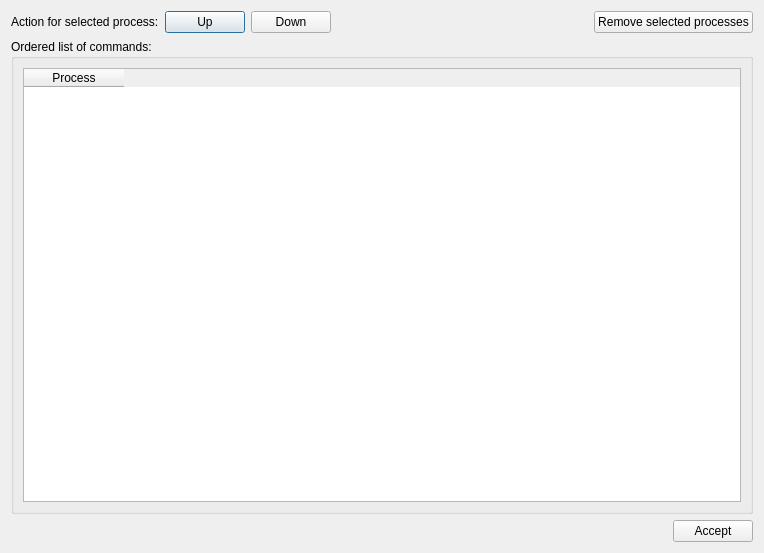
<?xml version="1.0" encoding="UTF-8"?>
<ui version="4.0">
 <class>Dialog</class>
 <widget class="QDialog" name="Dialog">
  <property name="geometry">
   <rect>
    <x>0</x>
    <y>0</y>
    <width>764</width>
    <height>553</height>
   </rect>
  </property>
  <property name="windowTitle">
   <string>Dialog</string>
  </property>
  <layout class="QGridLayout" name="gridLayout_2">
   <item row="0" column="0" colspan="2">
    <layout class="QHBoxLayout" name="horizontalLayout">
     <item>
      <widget class="QLabel" name="label">
       <property name="text">
        <string>Action for selected process:</string>
       </property>
      </widget>
     </item>
     <item>
      <widget class="QPushButton" name="upPushButton">
       <property name="text">
        <string>Up</string>
       </property>
      </widget>
     </item>
     <item>
      <widget class="QPushButton" name="downPushButton">
       <property name="text">
        <string>Down</string>
       </property>
      </widget>
     </item>
     <item>
      <spacer name="horizontalSpacer">
       <property name="orientation">
        <enum>Qt::Horizontal</enum>
       </property>
       <property name="sizeHint" stdset="0">
        <size>
         <width>40</width>
         <height>20</height>
        </size>
       </property>
      </spacer>
     </item>
     <item>
      <widget class="QPushButton" name="removePushButton">
       <property name="text">
        <string>Remove selected processes</string>
       </property>
      </widget>
     </item>
    </layout>
   </item>
   <item row="1" column="0" colspan="2">
    <widget class="QGroupBox" name="groupBox">
     <property name="minimumSize">
      <size>
       <width>0</width>
       <height>400</height>
      </size>
     </property>
     <property name="title">
      <string>Ordered list of commands:</string>
     </property>
     <layout class="QGridLayout" name="gridLayout">
      <item row="0" column="0">
       <widget class="QTableWidget" name="tableWidget">
        <property name="minimumSize">
         <size>
          <width>500</width>
          <height>0</height>
         </size>
        </property>
        <column>
         <property name="text">
          <string>Process</string>
         </property>
        </column>
       </widget>
      </item>
     </layout>
    </widget>
   </item>
   <item row="2" column="0">
    <spacer name="horizontalSpacer_2">
     <property name="orientation">
      <enum>Qt::Horizontal</enum>
     </property>
     <property name="sizeHint" stdset="0">
      <size>
       <width>660</width>
       <height>20</height>
      </size>
     </property>
    </spacer>
   </item>
   <item row="2" column="1">
    <widget class="QPushButton" name="acceptItPushButton">
     <property name="text">
      <string>Accept</string>
     </property>
    </widget>
   </item>
  </layout>
 </widget>
 <resources/>
 <connections/>
</ui>
